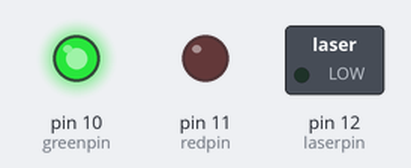
A sketch run on a simulated Arduino Uno, built with avr-gcc and run on an emulated ATmega328P. On the bench: switched loads named in the sketch (green lamp = pin HIGH), output pins drawn as LEDs (lit = HIGH).

Above: at 0.05 s.
At 1.0 s:
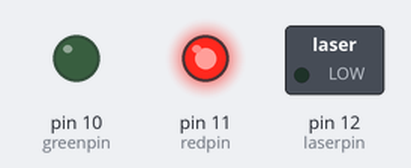
At 1.5 s:
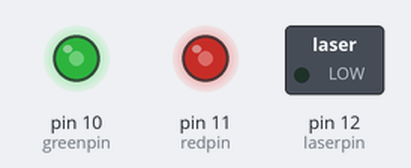
At 2.0 s:
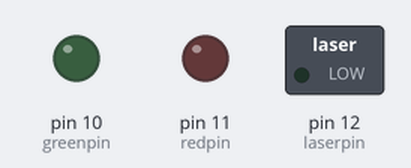
Timing chart, 0 to 4.6 s (numbered marks = the images above):
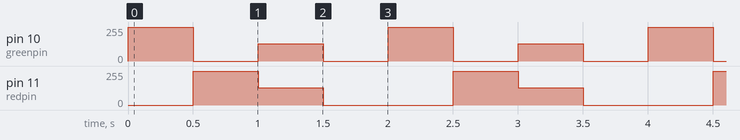

The sketch:

Practica_4_2.ino
```cpp
int redpin = 11; // pin Rojo
int greenpin = 10; // pin Verde
int laserpin = 12; // pin laser
int val;

void setup() {
  pinMode(redpin, OUTPUT);
  pinMode(greenpin, OUTPUT);
  pinMode(laserpin, OUTPUT);
}

void loop() {

  analogWrite(greenpin, 255);
  delay(500);
  analogWrite(greenpin, 0);
  analogWrite(redpin, 255);
  delay(500);
    analogWrite(greenpin, 128);
    analogWrite(redpin, 128);
//    for(val = 177; val > 125; val--) {
//    analogWrite(redpin, val);
//    analogWrite(greenpin, 177 - val);
//  }
  delay(500);
  analogWrite(greenpin, 0);
  analogWrite(redpin, 0);
  delay(500);
}
```

Measured:
- by itself, pin 10 (greenpin): repeats every 2.0 s: 0/255 0.50 s, 128/255 0.50 s, 0/255 0.50 s, 255/255 0.50 s
- by itself, pin 11 (redpin): repeats every 2.0 s: 128/255 0.50 s, 0/255 1.0 s, 255/255 0.50 s
